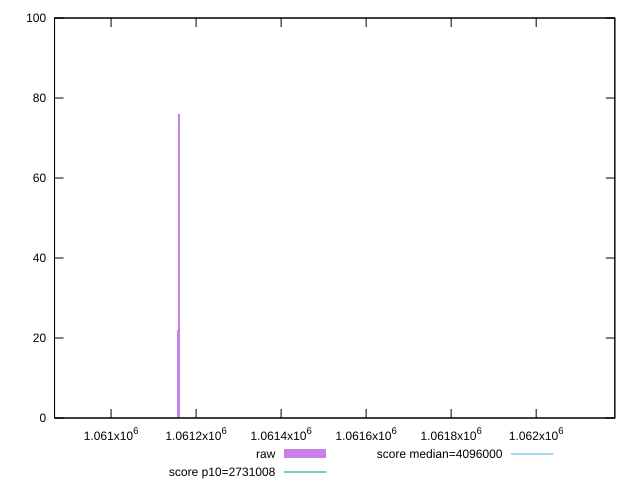

Reproduce this figure in gnuplot.
reset

$raw <<EOF
1060866.7047304518 1
1062183.921070179 1
1061159.7551546572 76
1061156.7340162634 22
EOF

set key outside below
set boxwidth 3.0211383938693994
set xrange [1060867:1062185]
set yrange [0:100]
set trange [0:100]
set style fill transparent solid 0.5 noborder

set parametric
set terminal svg size 640, 490 enhanced background rgb 'white'
set output "report_00014_2021-02-09T15:56:05.503Z/total-byte-weight/samples/pages+cached+noadtech/raw/histogram.svg"

plot $raw title "raw" with boxes, \
     2731008,t title "score p10=2731008", \
     4096000,t title "score median=4096000"

reset
